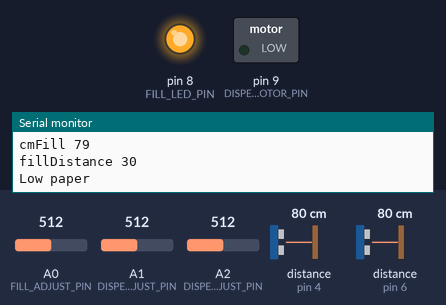
This sketch was run on a simulated Arduino Uno, built with avr-gcc and run on an emulated ATmega328P. Shown: switched loads named in the sketch (green lamp = pin HIGH), output pins drawn as LEDs (lit = HIGH), the last lines printed to the serial monitor. Wiring (inferred from the names in the program): 2 × ultrasonic range finder: trigger pin 3, echo pin 4 / trigger pin 5, echo pin 6. Dashed ring = blinking. The test bench sets the inputs (shaded band); at power-on: distance to the obstacle (sensors on pin 4, pin 6) 80 cm, A1 (DISPENSE_DURATION_ADJUST_PIN) = 512, A0 (FILL_ADJUST_PIN) = 512, A2 (DISPENSE_ADJUST_PIN) = 512. The echo pulse lasts 58.3 µs per cm; pins used as bus, display or sensor lines are not drawn.

Above: at 1.2 s.
1.3 s: distance to the obstacle (sensor on pin 4) set to 33 cm
2.8 s: distance to the obstacle (sensor on pin 4) set to 27 cm
At 5.5 s:
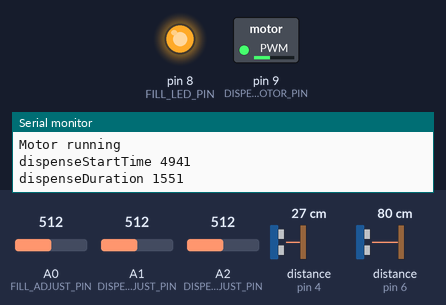
5.8 s: distance to the obstacle (sensor on pin 6) set to 34 cm
8.1 s: distance to the obstacle (sensor on pin 6) set to 29 cm
At 9.1 s:
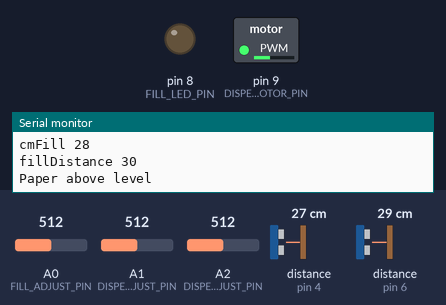
11.1 s: A1 (DISPENSE_DURATION_ADJUST_PIN) set to 50
14.1 s: A1 (DISPENSE_DURATION_ADJUST_PIN) set to 927
At 14.14 s:
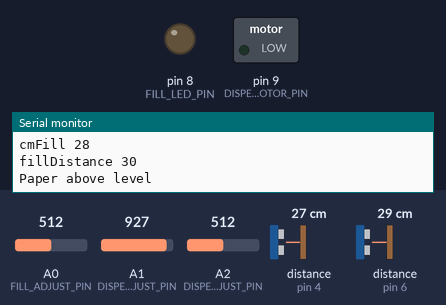
At 15.2 s:
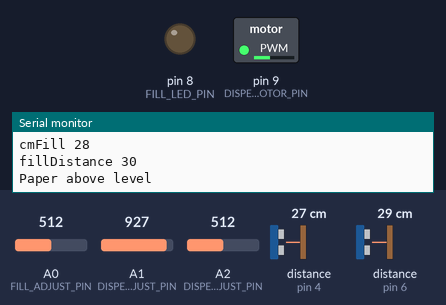
15.7 s: A1 (DISPENSE_DURATION_ADJUST_PIN) set to 954
Timing chart, 0 to 19.1 s (numbered marks = the images above; inputs shaded):
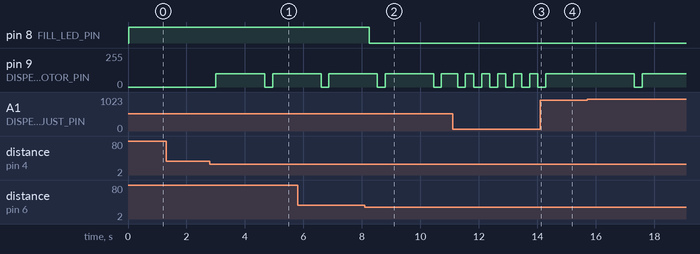

Measured:
- the behaviour switches between 31 and 30 cm on distance to the obstacle (sensor on pin 4) (found by bisection; images 0 and 1)
- the behaviour switches between 32 and 31 cm on distance to the obstacle (sensor on pin 6) (found by bisection; images 1 and 2)
- after the input at 2.8 s, pin 9 (DISPENSE_MOTOR_PIN): 0/255 → 100/255 after 0.21 s, → 0/255 1.7 s later, → 100/255 0.27 s later
- after the input at 8.1 s, pin 8 (FILL_LED_PIN): HIGH → LOW after 0.15 s
- after the input at 14.1 s, pin 9 (DISPENSE_MOTOR_PIN): goes on until 14.3 s, then stays 100/255

The sketch:

dispensor.ino
```cpp
// Dispense Sensor Pins
const int DISPENSE_TRIG_PIN = 3;
const int DISPENSE_ECHO_PIN = 4;
const int DISPENSE_ADJUST_PIN = A2;
const int DISPENSE_DURATION_ADJUST_PIN = A1;
const int DISPENSE_MOTOR_PWM = 100;

//Dispense Motor Pi
const int DISPENSE_MOTOR_PIN = 9;

// Distance in CM to start dispensing
const int DISPENSE_DISTANCE_MAX = 60;
long dispenseDistance = DISPENSE_DISTANCE_MAX / 2;

// How long in milliseconds to dispense paper. e.g.  3000 is 3 seconds
const int DISPENSE_DURATION_MAX = 3000;
long dispenseDuration = DISPENSE_DURATION_MAX / 2;

// State of motor, HIGH its running, LOW its off
int dispenseMotorState = LOW;

// Fill Level Pins
const int FILL_TRIG_PIN = 5;
const int FILL_ECHO_PIN = 6;
const int FILL_ADJUST_PIN = A0;

// Low Paper Pin
const int FILL_LED_PIN = 8;

// Distance in CM to indicate low paper
const int FILL_LEVEL_DISTANCE_MAX = 60;
long fillDistance = FILL_LEVEL_DISTANCE_MAX / 2;

// Time dispense started
long dispenseStartTime = 0;

// Distance for each sensor
long cmDispense, cmFill;

void setup()
{
  //Serial Port begin
  Serial.begin(115200);
  Serial.println("Setup start");

  //Define inputs and outputs
  pinMode(DISPENSE_ADJUST_PIN, INPUT);
  pinMode(DISPENSE_DURATION_ADJUST_PIN, INPUT);
  pinMode(DISPENSE_TRIG_PIN, OUTPUT);
  pinMode(DISPENSE_ECHO_PIN, INPUT);
  pinMode(DISPENSE_MOTOR_PIN, OUTPUT);

  pinMode(FILL_ADJUST_PIN, INPUT);
  pinMode(FILL_TRIG_PIN, OUTPUT);
  pinMode(FILL_ECHO_PIN, INPUT);
  pinMode(FILL_LED_PIN, OUTPUT);

  Serial.println("Setup complete");
}


int c = 0;
void loop()
{

  c++;
  Serial.println(c);

  // Recalculate the dispense, duration and fill levels
  // using the analog pins
  updateLevels();

  // Check the hand sensor and motor states
  upateDispensorState();

  // Check the paper levels
  updateFillState();

//  testOutputPins();

  delay(250);
}


// Check for hand and control the motor pin
void upateDispensorState()
{
  Serial.println("------------");
  // Serial.print("dispenseMotorState ");
  // Serial.println(dispenseMotorState);

  cmDispense = getDistance(DISPENSE_TRIG_PIN, DISPENSE_ECHO_PIN);
  Serial.print("cmDispense ");
  Serial.println(cmDispense);

  Serial.print("dispenseDistance ");
  Serial.println(dispenseDistance);

  // If the motor is off, check the sensor
  if (dispenseMotorState == LOW)
  {

    if (dispenseDistance > cmDispense)
    {
      Serial.println("Hand detected");

      // Update the start dispense time
      dispenseStartTime = millis();

      // Turn the motor on
      dispenseMotorState = HIGH;
      analogWrite(DISPENSE_MOTOR_PIN, DISPENSE_MOTOR_PWM);

    }
  }
  else
  {
    Serial.println("Motor running");
    Serial.print("dispenseStartTime ");
    Serial.println(dispenseStartTime);
    Serial.print("dispenseDuration ");
    Serial.println(dispenseDuration);
    Serial.print("millis ");
    Serial.println(millis());

    // Motor is running, check the start + duration < now to see if we need to stop it
    if (dispenseStartTime + dispenseDuration < millis())
    {

      Serial.println("Switch off the motor");

      // Turn the motor on
      dispenseMotorState = LOW;
      digitalWrite(DISPENSE_MOTOR_PIN, dispenseMotorState);
    }
  }
}

// Get the distance in cm
long getDistance(int trigPin, int echoPin)
{

  // The sensor is triggered by a HIGH pulse of 10 or more microseconds.
  // Give a short LOW pulse beforehand to ensure a clean HIGH pulse:
  digitalWrite(trigPin, LOW);
  delayMicroseconds(5);
  digitalWrite(trigPin, HIGH);
  delayMicroseconds(10);
  digitalWrite(trigPin, LOW);

  // Read the signal from the sensor: a HIGH pulse whose
  // duration is the time (in microseconds) from the sending
  // of the ping to the reception of its echo off of an object.
  long duration = pulseIn(echoPin, HIGH);

  // Convert the time into a distance
  long cm = (duration / 2) /  29.1; // Divide by 29.1 or multiply by 0.0343

  return cm;
}

// Calculate the levels based on the potentiometers
void updateLevels()
{

  // Calculate the levels
  int dispenseAdjust = analogRead(DISPENSE_ADJUST_PIN);
  int dispenseDurationAdjust = analogRead(DISPENSE_DURATION_ADJUST_PIN);
  int fillAdjust = analogRead(FILL_ADJUST_PIN);

  dispenseDistance = map(dispenseAdjust, 0, 1023, 1, DISPENSE_DISTANCE_MAX);
  dispenseDuration = map(dispenseDurationAdjust, 0, 1023, 100, DISPENSE_DURATION_MAX);
  fillDistance = map(fillAdjust, 0, 1023, 1, FILL_LEVEL_DISTANCE_MAX);


  Serial.println("------------------------------------");

  Serial.println();
  Serial.print("dispenseAdjust ");
  Serial.println(dispenseAdjust);

  Serial.print("dispenseDurationAdjust ");
  Serial.println(dispenseDurationAdjust);

  Serial.print("fillAdjust     ");
  Serial.println(fillAdjust);

  Serial.println("");
  Serial.print("dispenseDistance ");
  Serial.println(dispenseDistance);

  Serial.print("dispenseDuration ");
  Serial.println(dispenseDuration);

  Serial.print("fillDistance ");
  Serial.println(fillDistance);

}


// Check the paper level and turn on led if low
void updateFillState()
{

  Serial.println("------------");

  // Get the fill level distance
  cmFill = getDistance(FILL_TRIG_PIN, FILL_ECHO_PIN);
  Serial.print("cmFill ");
  Serial.print(cmFill);
  Serial.println();

  Serial.print("fillDistance ");
  Serial.println(fillDistance);

  // If the distance is bigger than required level, turn on warning led
  if (cmFill > fillDistance)
  {
    Serial.println("Low paper");
    digitalWrite(FILL_LED_PIN, HIGH);
  }
  else
  {
    Serial.println("Paper above level");
    digitalWrite(FILL_LED_PIN, LOW);
  }
}


//Test of motor and fill level pins
void testOutputPins() {

  // Turn on motor
  analogWrite(DISPENSE_MOTOR_PIN, DISPENSE_MOTOR_PWM);

  // Wait some milliseconds
  delay(500);

  // Turn off motor
  analogWrite(DISPENSE_MOTOR_PIN, LOW);

  // Turn on light
  digitalWrite(FILL_LED_PIN, HIGH);

  // Wait 5 seconds
  delay(5000);

  // Turn off light
  digitalWrite(FILL_LED_PIN, LOW);

}
```
